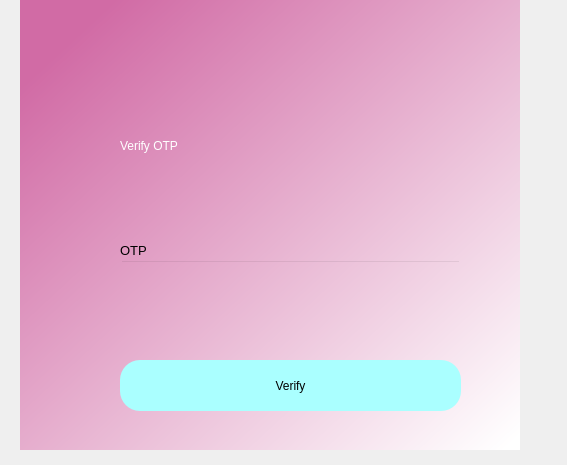
<?xml version="1.0" encoding="UTF-8"?>
<ui version="4.0">
 <class>Form</class>
 <widget class="QWidget" name="Form">
  <property name="geometry">
   <rect>
    <x>0</x>
    <y>0</y>
    <width>567</width>
    <height>465</height>
   </rect>
  </property>
  <property name="windowTitle">
   <string>Form</string>
  </property>
  <widget class="QWidget" name="bgwidget" native="true">
   <property name="geometry">
    <rect>
     <x>20</x>
     <y>0</y>
     <width>500</width>
     <height>450</height>
    </rect>
   </property>
   <property name="styleSheet">
    <string notr="true">QWidget#bgwidget{
background-color:qlineargradient(spread:pad, x1:0.091, y1:0.101636, x2:0.991379, y2:0.977, stop:0 rgba(209, 107, 165, 255), stop:1 rgba(255, 255, 255, 255));}</string>
   </property>
   <widget class="QLabel" name="label">
    <property name="geometry">
     <rect>
      <x>100</x>
      <y>110</y>
      <width>231</width>
      <height>71</height>
     </rect>
    </property>
    <property name="styleSheet">
     <string notr="true">font: 36pt &quot;MS Shell Dlg 2&quot;; color:rgb(255, 255, 255)</string>
    </property>
    <property name="text">
     <string>Verify OTP</string>
    </property>
   </widget>
   <widget class="QPushButton" name="verifybutton">
    <property name="geometry">
     <rect>
      <x>100</x>
      <y>360</y>
      <width>341</width>
      <height>51</height>
     </rect>
    </property>
    <property name="styleSheet">
     <string notr="true">border-radius:20px;
background-color: rgb(170, 255, 255);
font: 14pt &quot;MS Shell Dlg 2&quot;;</string>
    </property>
    <property name="text">
     <string>Verify</string>
    </property>
   </widget>
   <widget class="QLineEdit" name="otp">
    <property name="geometry">
     <rect>
      <x>100</x>
      <y>260</y>
      <width>341</width>
      <height>51</height>
     </rect>
    </property>
    <property name="styleSheet">
     <string notr="true">background-color:rgba(0,0,0,0);
font: 12pt &quot;MS Shell Dlg 2&quot;;</string>
    </property>
   </widget>
   <widget class="QLabel" name="label_3">
    <property name="geometry">
     <rect>
      <x>100</x>
      <y>240</y>
      <width>91</width>
      <height>20</height>
     </rect>
    </property>
    <property name="font">
     <font>
      <family>MS Shell Dlg 2</family>
      <pointsize>10</pointsize>
      <weight>50</weight>
      <italic>false</italic>
      <bold>false</bold>
     </font>
    </property>
    <property name="styleSheet">
     <string notr="true">font: 10pt &quot;MS Shell Dlg 2&quot;;</string>
    </property>
    <property name="text">
     <string>OTP</string>
    </property>
   </widget>
   <widget class="QLabel" name="error">
    <property name="geometry">
     <rect>
      <x>440</x>
      <y>456</y>
      <width>341</width>
      <height>20</height>
     </rect>
    </property>
    <property name="styleSheet">
     <string notr="true">font: 12pt &quot;MS Shell Dlg 2&quot;; color:red;</string>
    </property>
    <property name="text">
     <string/>
    </property>
   </widget>
  </widget>
 </widget>
 <resources/>
 <connections/>
</ui>
